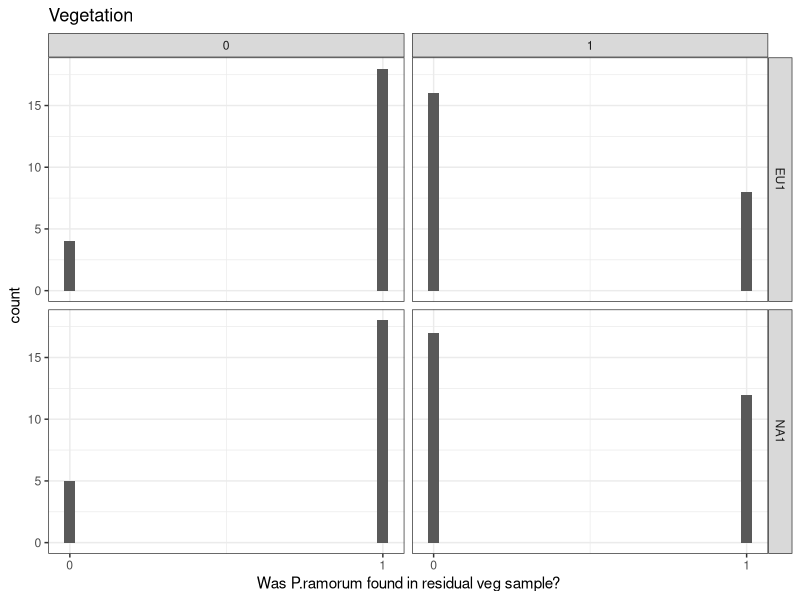
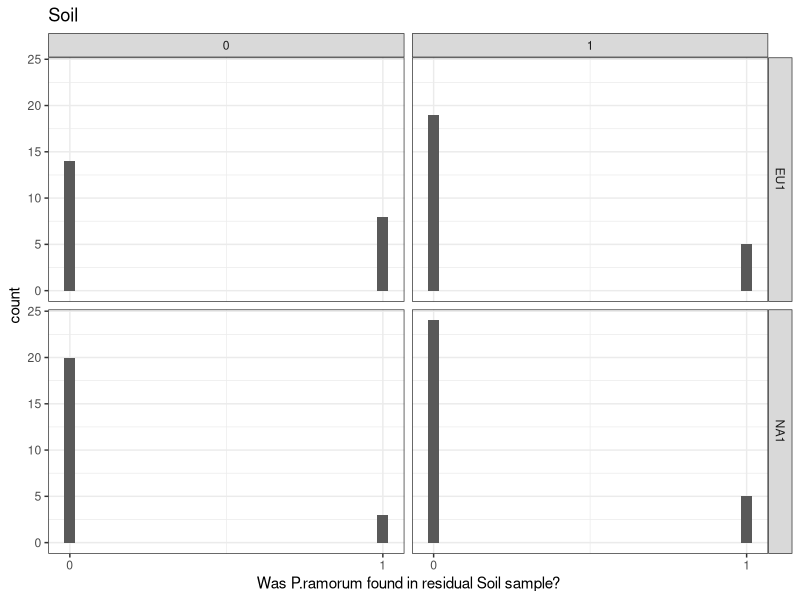

Write the R code that produced these figures, in order. (Note: this script raises an error after producing the figures.)
## ---- chunk 1
knitr::opts_chunk$set(echo = TRUE)
library(readxl)
AllSites <- read_xlsx("BasicData.xlsx")
head(AllSites)
AllSites$VegBin <- as.numeric(as.character(AllSites$VegBin))
AllSites$SoilBin <- as.numeric(as.character(AllSites$SoilBin))
AllSites$TrtBin <- as.numeric(as.character(AllSites$TrtBin))
head(AllSites)
## ---- chunk 2
library(ggplot2)

ggplot(AllSites, aes(x=x) ) +
  geom_histogram( aes(x = VegBin, y = stat(count))) +
  scale_x_continuous(name = "Was P.ramorum found in residual veg sample?", breaks = seq(0, 1)) +
  facet_grid(Lineage ~ TrtBin) +
  labs(title = "Vegetation") +
  theme_bw()

ggplot(AllSites, aes(x=x)) +
  geom_histogram( aes(x = SoilBin, y = stat(count))) +
  scale_x_continuous(name = "Was P.ramorum found in residual Soil sample?", breaks = seq(0, 1)) +
  facet_grid(Lineage ~ TrtBin) +
  labs(title = "Soil") +
  theme_bw()

#Raw vegetation data seems to show that, for untreated sites (0 column) many were positive for P.ramorum (both NA1 and EU1). For treated sites (1 column) fewer sites tested positive than negative.

#Raw soil data seems to show that, regardless of treatment, fewer sites tested positive for P.ramorum than negative.
## ---- chunk 3
veg_null = glm(VegBin~1, family = binomial, data=AllSites)
veg_full = glm(VegBin~Lineage * TrtBin * SoilBin, family=binomial, data=AllSites)
step(veg_null, scope = list(upper=veg_full), direction="both", test="Chisq", data=AllSItess)
#VegBin ~ TrtBin + SoilBin
## ---- chunk 4
#Subsetting data
NA1Sites <- subset(AllSites, AllSites$Lineage == "NA1")

NAV_null = glm(VegBin~1, family = binomial, data=NA1Sites)
NAV_full = glm(VegBin~TrtBin * SoilBin, family=binomial, data=NA1Sites)
step(NAV_null, scope = list(upper=NAV_full), direction="both", test="Chisq", data=NA1Sites)
#VegBin ~ SoilBin + TrtBin
## ---- chunk 5
#Subsetting data
EU1Sites <- subset(AllSites, AllSites$Lineage == "EU1")

EUV_null = glm(VegBin~1, family = binomial, data=EU1Sites)
EUV_full = glm(VegBin~TrtBin * SoilBin, family=binomial, data=EU1Sites)
step(EUV_null, scope = list(upper=EUV_full), direction="both", test="Chisq", data=EU1Sites)
#VegBin ~ SoilBin + TrtBin
## ---- chunk 6
#Is positive veg predicted by treatment and positive soil? (model from stepwise fit)
LRVeg_TS <- glm(VegBin ~ TrtBin + SoilBin, family=binomial, data=AllSites)
summary(LRVeg_TS)

1-pchisq(120.352-93.669, 87-85)
## ---- chunk 7
#Is NA1 Positive veg predicted by treatment and positive soil? (model from stepwise fit)
NA1_TS <- glm(VegBin~SoilBin + TrtBin, family=binomial, data=NA1Sites)
summary(NA1_TS)

1-pchisq(70.852-49.204, 51-49)
## ---- chunk 8
#Is EU1 Positive veg predicted by treatment and positive soil? (model from stepwise fit)
EU1_TS1 <- glm(VegBin~SoilBin * TrtBin, family=binomial, data=EU1Sites)
summary(EU1_TS)

1-pchisq(49.461-40.025, 35-32)
## ---- chunk 9
soil_null = glm(SoilBin~1, family = binomial, data=AllSites)
soil_full = glm(SoilBin~Lineage * TrtBin * VegBin, family=binomial, data=AllSites)
step(soil_null, scope = list(upper=soil_full), direction="both", test="Chisq", data=AllSItess)
#SoilBin ~ VegBin + Lineage
## ---- chunk 10
NAS_null = glm(SoilBin~1, family = binomial, data=NA1Sites)
NAS_full = glm(SoilBin~TrtBin * VegBin, family=binomial, data=NA1Sites)
step(NAS_null, scope = list(upper=NAS_full), direction="both", test="Chisq", data=NA1Sites)
#SoilBin ~ VegBin + TrtBin
## ---- chunk 11
EUS_null = glm(SoilBin~1, family = binomial, data=EU1Sites)
EUS_full = glm(SoilBin~TrtBin * VegBin, family=binomial, data=EU1Sites)
step(EUS_null, scope = list(upper=EUS_full), direction="both", test="Chisq", data=EU1Sites)
#SoilBin ~ VegBin
## ---- chunk 12
#Is positive soil predicted by positive veg alone? (model from stepwise fit)
LRSoil_VL <- glm(SoilBin ~ VegBin + Lineage, family=binomial, data=AllSites)
summary(LRSoil_VL)

1-pchisq(91.816-76.226, 87-85)
## ---- chunk 13
#Is NA1 Positive soil predicted by positive veg alone? (model from stepwise fit)
NA1_VT <- glm(SoilBin~VegBin + TrtBin, family=binomial, data=NA1Sites)
summary(NA1_VT)

1-pchisq(44.650-32.521, 51-49)
## ---- chunk 14
EU1_V <- glm(SoilBin~VegBin, family=binomial, data=EU1Sites)
summary(EU1_V)

1-pchisq(44.316-39.582, 35-34)
## ---- chunk 15
anova.vtrt <- aov(VegBin~TrtBin, data=AllSites)
summary(anova.vtrt)

anova.strt <- aov(SoilBin~TrtBin, data=AllSites)
summary(anova.strt)

anova.sveg <- aov(SoilBin~VegBin, data=AllSites)
summary(anova.sveg)
## ---- chunk 16
anova.vburn <- aov(VegBin~Wildfire * TrtBin, data=AllSites)
summary(anova.vburn)

anova.sburn <- aov(SoilBin~Wildfire * TrtBin, data=AllSites)
summary(anova.sburn)
